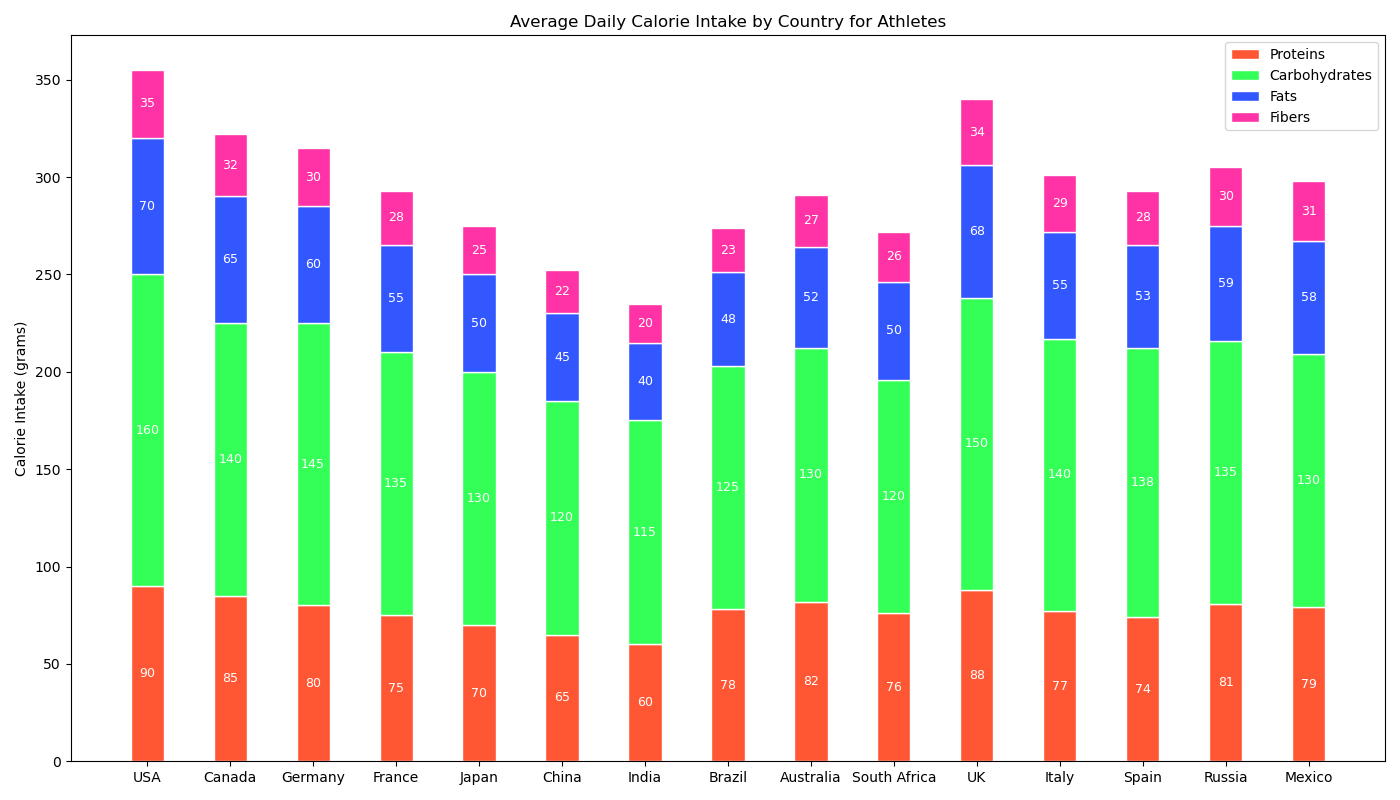

Python code for this plot:

import matplotlib.pyplot as plt

# Data
countries = ['USA', 'Canada', 'Germany', 'France', 'Japan', 'China', 'India', 'Brazil', 'Australia', 'South Africa', 'UK', 'Italy', 'Spain', 'Russia', 'Mexico']
proteins = [90, 85, 80, 75, 70, 65, 60, 78, 82, 76, 88, 77, 74, 81, 79]
carbohydrates = [160, 140, 145, 135, 130, 120, 115, 125, 130, 120, 150, 140, 138, 135, 130]
fats = [70, 65, 60, 55, 50, 45, 40, 48, 52, 50, 68, 55, 53, 59, 58]
fibers = [35, 32, 30, 28, 25, 22, 20, 23, 27, 26, 34, 29, 28, 30, 31]

# Colors for each nutrient
colors = ['#FF5733','#33FF57','#3357FF','#FF33A6']

# Figure size
plt.figure(figsize=(14, 8))

# Bar widths
bar_width = 0.4

# Plotting
plt.bar(countries, proteins, color=colors[0], edgecolor='white', width=bar_width, label='Proteins')
plt.bar(countries, carbohydrates, bottom=proteins, color=colors[1], edgecolor='white', width=bar_width, label='Carbohydrates')
plt.bar(countries, fats, bottom=[proteins[i] + carbohydrates[i] for i in range(len(fats))], color=colors[2], edgecolor='white', width=bar_width, label='Fats')
plt.bar(countries, fibers, bottom=[proteins[i] + carbohydrates[i] + fats[i] for i in range(len(fibers))], color=colors[3], edgecolor='white', width=bar_width, label='Fibers')

# Adding numerical labels
for i in range(len(countries)):
    plt.text(i, proteins[i] / 2, str(proteins[i]), ha='center', va='center', color='white', fontsize=9)
    plt.text(i, proteins[i] + carbohydrates[i] / 2, str(carbohydrates[i]), ha='center', va='center', color='white', fontsize=9)
    plt.text(i, proteins[i] + carbohydrates[i] + fats[i] / 2, str(fats[i]), ha='center', va='center', color='white', fontsize=9)
    plt.text(i, proteins[i] + carbohydrates[i] + fats[i] + fibers[i] / 2, str(fibers[i]), ha='center', va='center', color='white', fontsize=9)

# Labels and Title
plt.ylabel('Calorie Intake (grams)')
plt.title('Average Daily Calorie Intake by Country for Athletes')
plt.legend(loc='upper right')

# Display the plot
plt.tight_layout()
plt.show()
